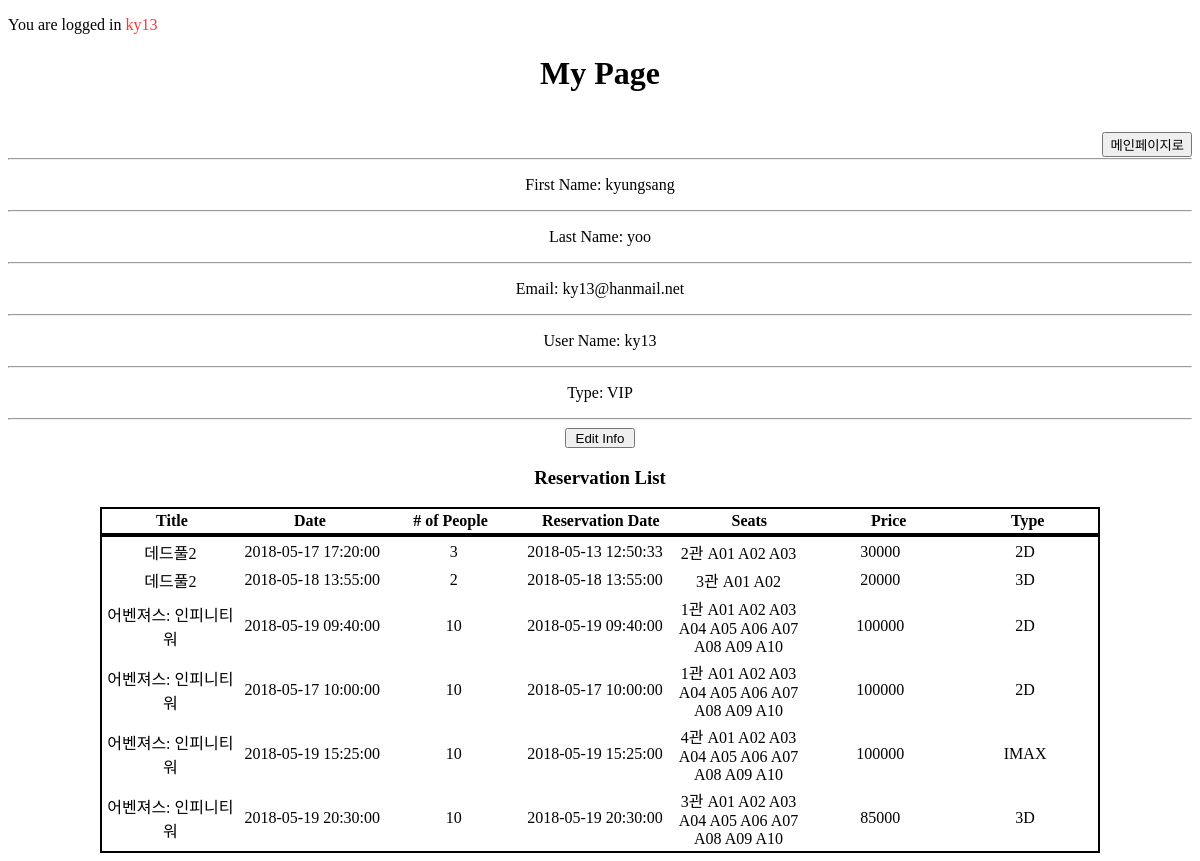
The app's page /mypage.php (signed in) with its own data.
### tables this page shows
CREATE TABLE `customerlist` (
  `customer_id` int(11) NOT NULL,
  `firstname` varchar(100) NOT NULL,
  `lastname` varchar(100) NOT NULL,
  `email` varchar(100) NOT NULL,
  `username` varchar(100) NOT NULL,
  `password` varchar(100) NOT NULL,
  `customer_type` varchar(20) DEFAULT 'Gold'
);

CREATE TABLE `reservationlist` (
  `reserve_id` int(11) NOT NULL,
  `customer_id` int(11) DEFAULT NULL,
  `reserve_date` datetime DEFAULT NULL,
  `schedule_id` int(11) NOT NULL,
  `price` int(11) DEFAULT NULL
);

CREATE TABLE `movieinfolist` (
  `movie_id` int(11) NOT NULL,
  `title` varchar(50) DEFAULT NULL,
  `genre` varchar(20) DEFAULT NULL,
  `nation` varchar(20) DEFAULT NULL,
  `running_time` int(11) DEFAULT NULL,
  `release_date` date DEFAULT NULL,
  `director` varchar(50) DEFAULT NULL,
  `actor` varchar(80) DEFAULT NULL,
  `is_rated` int(11) DEFAULT NULL,
  `content` text,
  `studio` varchar(50) DEFAULT NULL,
  `poster_img` varchar(100) DEFAULT NULL
);

CREATE TABLE `movieschedulelist` (
  `schedule_id` int(11) NOT NULL,
  `movie_id` int(11) DEFAULT NULL,
  `screen_room_id` int(11) DEFAULT NULL,
  `date` datetime DEFAULT NULL
);

CREATE TABLE `screenroomlist` (
  `screen_room_id` int(11) NOT NULL,
  `screen_room_type` varchar(20) DEFAULT NULL,
  `capacity` int(11) DEFAULT NULL
);

### mypage.php (the view, shortened to what this page needs)
<?php
include_once "dbh.inc.php";
?>
<!DOCTYPE html>
<html>
<head>
</head>
<body>
  <?php
  if(isset($_SESSION['customer_id'])){
    echo "<p style='background-color:rgba(255,255,255,0.8)' class='welcome'>You are logged in
    <span style='color:rgba(255,30,30,0.9)'>".$_SESSION['username']."</span></p>";
  }else{
    echo "Nobody is logged in";
  }
  ?>
  <h1>My Page</h1>
  <br>
    <a href="index.php"><input type="button" value="메인페이지로" style="float: right;"></a>
    <br>
  <?php
  $currentId = $_SESSION['customer_id'];
  $rlt = mysqli_query($conn,"SELECT * FROM CustomerList WHERE customer_id=$currentId");
  $List = mysqli_fetch_assoc($rlt);
    ?>
    <div id='info'>
      <hr>
      <p>First Name: <?php echo $List['firstname']?></p><hr>
      <p>Last Name: <?php echo $List['lastname']?></p><hr>
      <p>Email: <?php echo $List['email']?></p><hr>
      <p>User Name: <?php echo $List['username']?></p><hr>
      <p>Type: <?php echo $List['customer_type']?></p>
      <hr>
    </div>
    <form action="mypageEdit.php"><center><button class='button' name='editInfo' style='width:70px;height:20px'>
      Edit Info</button></center></form>
    <center><h3 style="background-color:rgba(255,255,255,0.7);width:300px">Reservation List</h3></center>
    <?php
      $rlt = mysqli_query($conn,"SELECT * FROM ReservationList JOIN MovieScheduleList
                              ON ReservationList.customer_id=$currentId AND ReservationList.schedule_id = MovieScheduleList.schedule_id
                              JOIN MovieInfoList ON MovieScheduleList.movie_id = MovieInfoList.movie_id
                              JOIN ScreenRoomList ON MovieScheduleList.screen_room_id = ScreenRoomList.screen_room_id");
    ?>
      <center><table>
        <tr>
          <th>Title</th>
          <th>Date</th>
          <th># of People</th>
          <th>Reservation Date</th>
          <th>Seats</th>
          <th>Price</th>
          <th>Type</th>
        </tr>
      </table></center>
      <center><table>
      <?php while($List = mysqli_fetch_array($rlt)){
        $id = $List['reserve_id'];
        $rlt2 = mysqli_query($conn, "SELECT ticket_id, seat_id FROM TicketList WHERE TicketList.reserve_id='$id'");
        $number = 0;
        $seat = "";
        while($ticket = mysqli_fetch_array($rlt2)){
          $number++;
          $seat .= $ticket['seat_id']." ";
        }
        ?>
        <tr>
          <td><?php echo $List['title'];?></td>
          <td><?php echo $List['date'];?></td>
          <td><?php echo $number; ?></td>
          <td><?php echo $List['reserve_date'];?></td>
          <td><?php echo $List['screen_room_id']."관 ".$seat; ?></td>
          <td><?php echo $List['price']; ?></td>
          <td><?php echo $List['screen_room_type']; ?></td>
        </tr>
  <?php } ?>
</table>
</center>
</body>
</html>

### mypage.php (style rules this page uses)
body { background-image: url(moviepost.png); }
h1 { background-color: rgba(255,255,255,0.7); text-align: center; }
#info { background-color: rgba(255,255,255,0.7); text-align: center; }
table { width: 1000px; border: 2px solid black; background-color: rgba(255,255,255,0.7); }
th, td { width:200px; text-align: center; }

### records on screen
customerlist: firstname "kyungsang", lastname "yoo", email "ky13@hanmail.net", username "ky13", customer_type "VIP"
reservationlist: movieinfolist.title "데드풀2", schedule.date "2018-05-17 17:20:00", number "3", reserve_date "2018-05-13 12:50:33", screenroomlist.screen_room_id "2", seat "A01 A02 A03", price "30000", screenroomlist.screen_room_type "2D"
reservationlist: movieinfolist.title "데드풀2", schedule.date "2018-05-18 13:55:00", number "2", reserve_date "2018-05-18 13:55:00", screenroomlist.screen_room_id "3", seat "A01 A02", price "20000", screenroomlist.screen_room_type "3D"
reservationlist: movieinfolist.title "어벤져스: 인피니티 워", schedule.date "2018-05-19 09:40:00", number "10", reserve_date "2018-05-19 09:40:00", screenroomlist.screen_room_id "1", seat "A01 A02 A03 A04 A05 A06 A07 A08 A09 A10", price "100000", screenroomlist.screen_room_type "2D"
reservationlist: movieinfolist.title "어벤져스: 인피니티 워", schedule.date "2018-05-17 10:00:00", number "10", reserve_date "2018-05-17 10:00:00", screenroomlist.screen_room_id "1", seat "A01 A02 A03 A04 A05 A06 A07 A08 A09 A10", price "100000", screenroomlist.screen_room_type "2D"
reservationlist: movieinfolist.title "어벤져스: 인피니티 워", schedule.date "2018-05-19 15:25:00", number "10", reserve_date "2018-05-19 15:25:00", screenroomlist.screen_room_id "4", seat "A01 A02 A03 A04 A05 A06 A07 A08 A09 A10", price "100000", screenroomlist.screen_room_type "IMAX"
reservationlist: movieinfolist.title "어벤져스: 인피니티 워", schedule.date "2018-05-19 20:30:00", number "10", reserve_date "2018-05-19 20:30:00", screenroomlist.screen_room_id "3", seat "A01 A02 A03 A04 A05 A06 A07 A08 A09 A10", price "85000", screenroomlist.screen_room_type "3D"

### other values on screen
$_SESSION['username'] "ky13"
